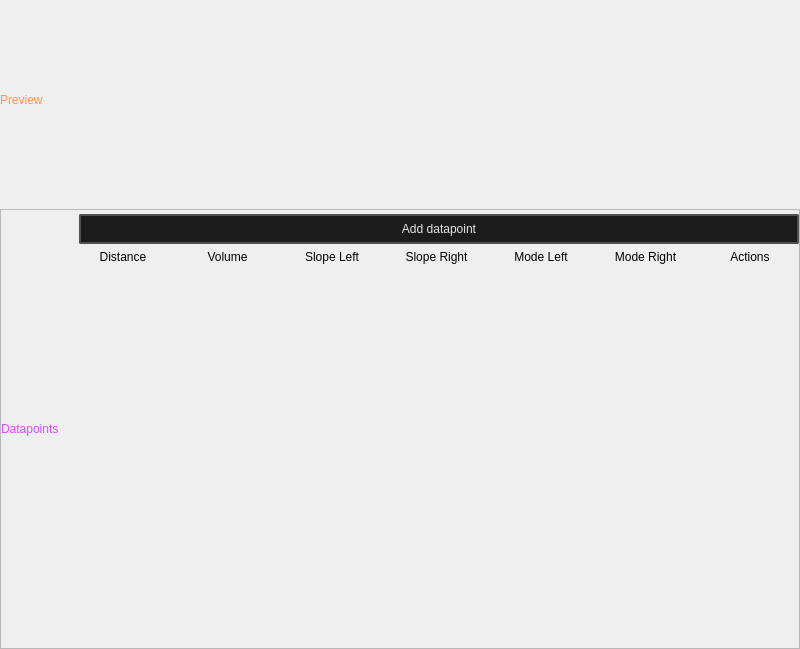
<?xml version="1.0" encoding="UTF-8"?>
<ui version="4.0">
 <class>CurveWidget</class>
 <widget class="QWidget" name="CurveWidget">
  <property name="geometry">
   <rect>
    <x>0</x>
    <y>0</y>
    <width>800</width>
    <height>649</height>
   </rect>
  </property>
  <property name="minimumSize">
   <size>
    <width>512</width>
    <height>0</height>
   </size>
  </property>
  <property name="maximumSize">
   <size>
    <width>16666</width>
    <height>16777215</height>
   </size>
  </property>
  <property name="windowTitle">
   <string>Form</string>
  </property>
  <layout class="QVBoxLayout" name="verticalLayout">
   <property name="spacing">
    <number>0</number>
   </property>
   <property name="leftMargin">
    <number>0</number>
   </property>
   <property name="topMargin">
    <number>0</number>
   </property>
   <property name="rightMargin">
    <number>0</number>
   </property>
   <property name="bottomMargin">
    <number>0</number>
   </property>
   <item>
    <layout class="QVBoxLayout" name="verticalLayout_2">
     <property name="spacing">
      <number>9</number>
     </property>
     <item>
      <widget class="QFrame" name="preview">
       <property name="minimumSize">
        <size>
         <width>0</width>
         <height>200</height>
        </size>
       </property>
       <property name="maximumSize">
        <size>
         <width>16777215</width>
         <height>200</height>
        </size>
       </property>
       <property name="frameShape">
        <enum>QFrame::Shape::NoFrame</enum>
       </property>
       <property name="frameShadow">
        <enum>QFrame::Shadow::Raised</enum>
       </property>
       <layout class="QHBoxLayout" name="horizontalLayout_2">
        <property name="spacing">
         <number>0</number>
        </property>
        <property name="leftMargin">
         <number>0</number>
        </property>
        <property name="topMargin">
         <number>0</number>
        </property>
        <property name="rightMargin">
         <number>0</number>
        </property>
        <property name="bottomMargin">
         <number>0</number>
        </property>
        <item>
         <widget class="QLabel" name="label_2">
          <property name="minimumSize">
           <size>
            <width>78</width>
            <height>0</height>
           </size>
          </property>
          <property name="maximumSize">
           <size>
            <width>78</width>
            <height>16777215</height>
           </size>
          </property>
          <property name="styleSheet">
           <string notr="true">color: rgb(255, 149, 78);</string>
          </property>
          <property name="text">
           <string>Preview</string>
          </property>
         </widget>
        </item>
        <item>
         <widget class="QFrame" name="frame">
          <property name="minimumSize">
           <size>
            <width>0</width>
            <height>200</height>
           </size>
          </property>
          <property name="maximumSize">
           <size>
            <width>16777215</width>
            <height>200</height>
           </size>
          </property>
          <property name="styleSheet">
           <string notr="true">QFrame#frame {
        border: None;
}</string>
          </property>
          <property name="frameShape">
           <enum>QFrame::Shape::NoFrame</enum>
          </property>
          <property name="frameShadow">
           <enum>QFrame::Shadow::Raised</enum>
          </property>
          <property name="lineWidth">
           <number>0</number>
          </property>
          <layout class="QVBoxLayout" name="verticalLayout_3">
           <property name="spacing">
            <number>6</number>
           </property>
           <property name="leftMargin">
            <number>0</number>
           </property>
           <property name="topMargin">
            <number>0</number>
           </property>
           <property name="rightMargin">
            <number>0</number>
           </property>
           <property name="bottomMargin">
            <number>0</number>
           </property>
           <item>
            <layout class="QVBoxLayout" name="verticalLayout_4">
             <property name="spacing">
              <number>0</number>
             </property>
             <property name="bottomMargin">
              <number>0</number>
             </property>
            </layout>
           </item>
          </layout>
         </widget>
        </item>
       </layout>
      </widget>
     </item>
     <item>
      <widget class="QFrame" name="datapoints">
       <property name="frameShape">
        <enum>QFrame::Shape::StyledPanel</enum>
       </property>
       <property name="frameShadow">
        <enum>QFrame::Shadow::Raised</enum>
       </property>
       <layout class="QHBoxLayout" name="horizontalLayout">
        <property name="spacing">
         <number>0</number>
        </property>
        <property name="leftMargin">
         <number>0</number>
        </property>
        <property name="topMargin">
         <number>0</number>
        </property>
        <property name="rightMargin">
         <number>0</number>
        </property>
        <property name="bottomMargin">
         <number>0</number>
        </property>
        <item>
         <widget class="QLabel" name="label">
          <property name="minimumSize">
           <size>
            <width>78</width>
            <height>0</height>
           </size>
          </property>
          <property name="maximumSize">
           <size>
            <width>78</width>
            <height>16777215</height>
           </size>
          </property>
          <property name="styleSheet">
           <string notr="true">color: rgb(216, 75, 255);</string>
          </property>
          <property name="text">
           <string>Datapoints</string>
          </property>
         </widget>
        </item>
        <item>
         <layout class="QVBoxLayout" name="verticalLayout_5">
          <property name="spacing">
           <number>6</number>
          </property>
          <property name="topMargin">
           <number>4</number>
          </property>
          <item>
           <widget class="QPushButton" name="add_data_point_button">
            <property name="styleSheet">
             <string notr="true">
    /* QPushButton default and hover styles */
    QPushButton {

        font: 580 9pt &quot;Segoe UI&quot;;
	

        border: 2px solid black;
        border-radius: 2px;
        border-color: rgba(80, 80, 80, 255);
        height:22px;
        padding-top: 2px;
        padding-bottom:2px;
        padding-left: 4px;
        padding-right: 4px;
        color: #E3E3E3;
        background-color: #1C1C1C;
    }
    QPushButton:hover {
        background-color: #414956;
        color: white;
    }
    QPushButton:pressed {
        background-color: red;
        background-color: #1C1C1C;
        margin: 1 px;
        margin-left: 2px;
        margin-right: 2px;

    }</string>
            </property>
            <property name="text">
             <string>Add datapoint</string>
            </property>
            <property name="icon">
             <iconset resource="../../../resources.qrc">
              <normaloff>:/icons/add_24dp.svg</normaloff>:/icons/add_24dp.svg</iconset>
            </property>
           </widget>
          </item>
          <item>
           <layout class="QVBoxLayout" name="frame_2">
            <property name="spacing">
             <number>16</number>
            </property>
            <property name="rightMargin">
             <number>5</number>
            </property>
            <property name="bottomMargin">
             <number>5</number>
            </property>
            <item>
             <layout class="QHBoxLayout" name="datapoints_layout_root">
              <item>
               <layout class="QVBoxLayout" name="value_01">
                <item>
                 <widget class="QLabel" name="label_01">
                  <property name="text">
                   <string>Distance</string>
                  </property>
                  <property name="alignment">
                   <set>Qt::AlignmentFlag::AlignCenter</set>
                  </property>
                 </widget>
                </item>
                <item>
                 <spacer name="verticalSpacer_2">
                  <property name="orientation">
                   <enum>Qt::Orientation::Vertical</enum>
                  </property>
                  <property name="sizeHint" stdset="0">
                   <size>
                    <width>20</width>
                    <height>40</height>
                   </size>
                  </property>
                 </spacer>
                </item>
               </layout>
              </item>
              <item>
               <layout class="QVBoxLayout" name="value_02">
                <item>
                 <widget class="QLabel" name="label_02">
                  <property name="text">
                   <string>Volume</string>
                  </property>
                  <property name="alignment">
                   <set>Qt::AlignmentFlag::AlignCenter</set>
                  </property>
                 </widget>
                </item>
                <item>
                 <spacer name="verticalSpacer_3">
                  <property name="orientation">
                   <enum>Qt::Orientation::Vertical</enum>
                  </property>
                  <property name="sizeHint" stdset="0">
                   <size>
                    <width>20</width>
                    <height>40</height>
                   </size>
                  </property>
                 </spacer>
                </item>
               </layout>
              </item>
              <item>
               <layout class="QVBoxLayout" name="value_03">
                <item>
                 <widget class="QLabel" name="label_3">
                  <property name="text">
                   <string>Slope Left</string>
                  </property>
                  <property name="alignment">
                   <set>Qt::AlignmentFlag::AlignCenter</set>
                  </property>
                 </widget>
                </item>
                <item>
                 <spacer name="verticalSpacer_5">
                  <property name="orientation">
                   <enum>Qt::Orientation::Vertical</enum>
                  </property>
                  <property name="sizeHint" stdset="0">
                   <size>
                    <width>20</width>
                    <height>40</height>
                   </size>
                  </property>
                 </spacer>
                </item>
               </layout>
              </item>
              <item>
               <layout class="QVBoxLayout" name="value_04">
                <item>
                 <widget class="QLabel" name="label_4">
                  <property name="text">
                   <string>Slope Right</string>
                  </property>
                  <property name="alignment">
                   <set>Qt::AlignmentFlag::AlignCenter</set>
                  </property>
                 </widget>
                </item>
                <item>
                 <spacer name="verticalSpacer_6">
                  <property name="orientation">
                   <enum>Qt::Orientation::Vertical</enum>
                  </property>
                  <property name="sizeHint" stdset="0">
                   <size>
                    <width>20</width>
                    <height>40</height>
                   </size>
                  </property>
                 </spacer>
                </item>
               </layout>
              </item>
              <item>
               <layout class="QVBoxLayout" name="value_05">
                <item>
                 <widget class="QLabel" name="label_5">
                  <property name="text">
                   <string>Mode Left</string>
                  </property>
                  <property name="alignment">
                   <set>Qt::AlignmentFlag::AlignCenter</set>
                  </property>
                 </widget>
                </item>
                <item>
                 <spacer name="verticalSpacer_7">
                  <property name="orientation">
                   <enum>Qt::Orientation::Vertical</enum>
                  </property>
                  <property name="sizeHint" stdset="0">
                   <size>
                    <width>20</width>
                    <height>40</height>
                   </size>
                  </property>
                 </spacer>
                </item>
               </layout>
              </item>
              <item>
               <layout class="QVBoxLayout" name="value_06">
                <item>
                 <widget class="QLabel" name="label_6">
                  <property name="text">
                   <string>Mode Right</string>
                  </property>
                  <property name="alignment">
                   <set>Qt::AlignmentFlag::AlignCenter</set>
                  </property>
                 </widget>
                </item>
                <item>
                 <spacer name="verticalSpacer_8">
                  <property name="orientation">
                   <enum>Qt::Orientation::Vertical</enum>
                  </property>
                  <property name="sizeHint" stdset="0">
                   <size>
                    <width>20</width>
                    <height>40</height>
                   </size>
                  </property>
                 </spacer>
                </item>
               </layout>
              </item>
              <item>
               <layout class="QVBoxLayout" name="actions">
                <item>
                 <widget class="QLabel" name="label_7">
                  <property name="text">
                   <string>Actions</string>
                  </property>
                  <property name="alignment">
                   <set>Qt::AlignmentFlag::AlignCenter</set>
                  </property>
                 </widget>
                </item>
                <item>
                 <spacer name="verticalSpacer_9">
                  <property name="orientation">
                   <enum>Qt::Orientation::Vertical</enum>
                  </property>
                  <property name="sizeHint" stdset="0">
                   <size>
                    <width>20</width>
                    <height>40</height>
                   </size>
                  </property>
                 </spacer>
                </item>
               </layout>
              </item>
             </layout>
            </item>
           </layout>
          </item>
         </layout>
        </item>
       </layout>
      </widget>
     </item>
    </layout>
   </item>
  </layout>
 </widget>
 <resources>
  <include location="../../../resources.qrc"/>
 </resources>
 <connections/>
</ui>
